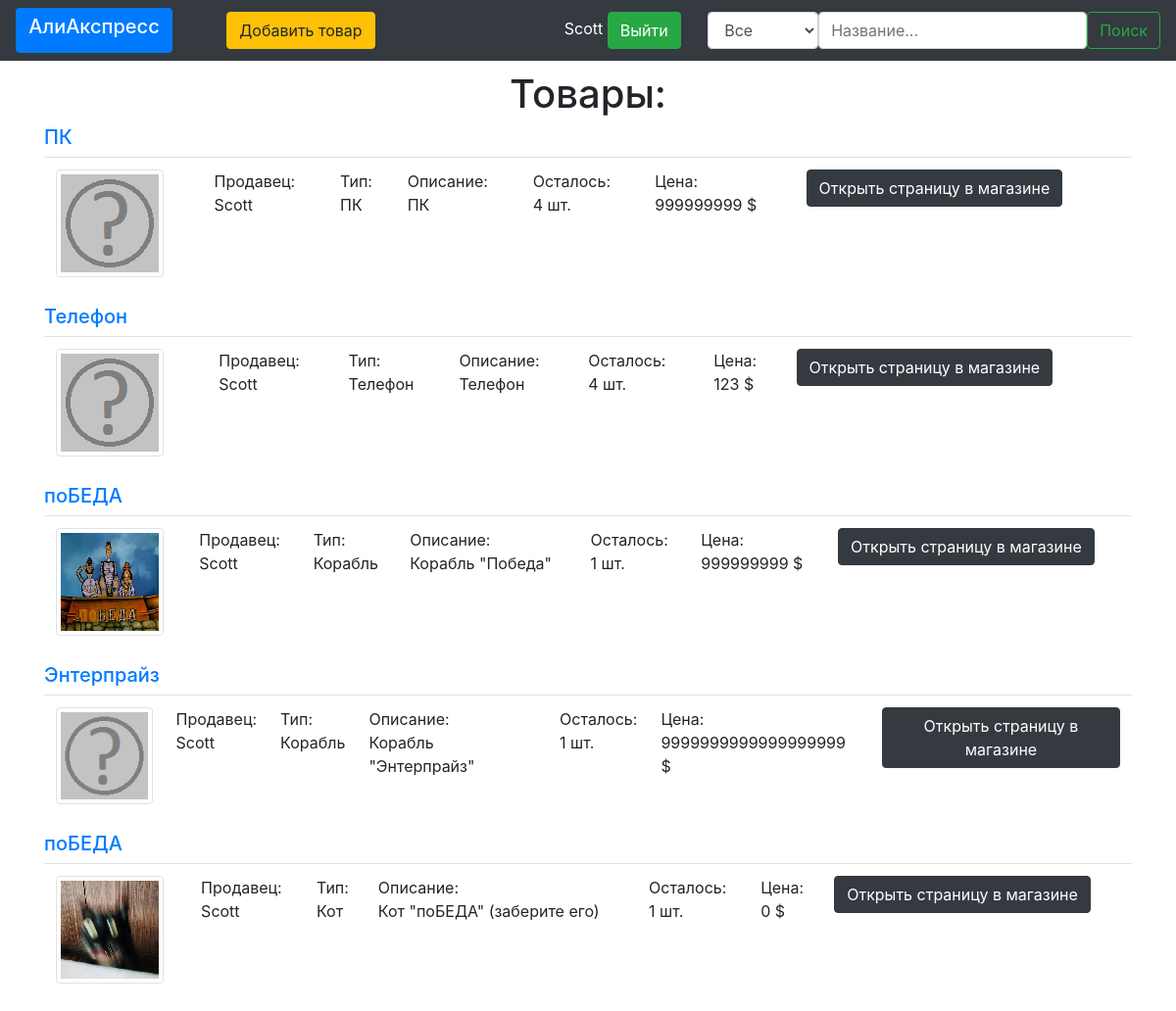
The page /main_link (signed in) on the database its author committed.
### data/users.py (models this page shows)
class User(db_session.SqlAlchemyBase, UserMixin):
    __tablename__ = 'users'
    id = sqlalchemy.Column(sqlalchemy.Integer,
                           primary_key=True, autoincrement=True)
    name = sqlalchemy.Column(sqlalchemy.String, nullable=True)
    email = sqlalchemy.Column(sqlalchemy.String,
                              index=True, unique=True, nullable=True)
    hashed_password = sqlalchemy.Column(sqlalchemy.String, nullable=True)
    modified_date = sqlalchemy.Column(sqlalchemy.DateTime, default=datetime.datetime.now)

### data/products.py (models this page shows)
class Product(db_session.SqlAlchemyBase, SerializerMixin):
    __tablename__ = 'products'
    id = sqlalchemy.Column(sqlalchemy.Integer, primary_key=True, autoincrement=True)
    seller_id = sqlalchemy.Column(sqlalchemy.Integer, sqlalchemy.ForeignKey("users.id"))
    seller = sqlalchemy.Column(sqlalchemy.Integer, nullable=True)
    title = sqlalchemy.Column(sqlalchemy.String, nullable=True)
    number = sqlalchemy.Column(sqlalchemy.Integer, nullable=True)
    description = sqlalchemy.Column(sqlalchemy.String, nullable=True)
    price = sqlalchemy.Column(sqlalchemy.String, nullable=True)
    product_type = sqlalchemy.Column(sqlalchemy.String, nullable=True)
    link = sqlalchemy.Column(sqlalchemy.String, nullable=True)
    del_link = sqlalchemy.Column(sqlalchemy.String, nullable=True)
    order_link = sqlalchemy.Column(sqlalchemy.String, nullable=True)
    image = sqlalchemy.Column(sqlalchemy.String)
    user = orm.relation('User')

### main.py (the view, shortened to what this page needs)
@app.route('/', methods=['GET', 'POST'])
@app.route('/main_link', methods=['GET', 'POST'])
def main_link():
    db_session.global_init("db/online_shop.sqlite")
    session = db_session.create_session()
    form = baseform.BaseForm()
    productes = session.query(products.Product)
    if request.method == "GET":
        productes = list(productes)
        types = []
        for i in productes:
            if i.product_type not in types:
                types.append(i.product_type)
        if request.cookies.get("user_id", 0):
            username = session.query(users.User).filter(users.User.id == request.cookies.get("user_id", 0)).first().name
            return render_template('products.html', title="АлиАкспресс", products=productes, username=username, products_types=types)
        return render_template('products.html', title="АлиАкспресс", products=productes, products_types=types)

### data/baseform.py
class BaseForm(FlaskForm):
    product_type = SelectField(validators=[DataRequired()])
    search = StringField(validators=[DataRequired()])

### data/db_session.py (called while the page is built, shortened)
def global_init(db_file):
    global __factory
    if __factory:
        return

def create_session() -> Session:
    global __factory
    return __factory()

### templates/products.html
{% extends "base.html" %}
{% block content %}
<div>
<h1 align="center">Товары:</h1>
</div>
{% if products %}
    {% for item in products %}
        <div>
            <a href= {{item.link}} role="button"><h5>{{ item.title }}</h5></a>
            <div>
                <table class="table">
                  <tbody>
                    <tr>
                      <td><img src={{item.image}} alt="Ну не нашлась картинка" class="img-thumbnail"></td>
                      <td>Продавец:<br>{{ item.seller }}</td>
                      <td>Тип:<br>{{ item.product_type }}</td>
                      <td>Описание:<br>{{ item.description }}</td>
                      <td>Осталось:<br>{{ item.number }} шт.</td>
                      <td>Цена:<br>{{ item.price }} $</td>
                      <td><a class="btn btn-dark" href= {{item.link}} role="button">Открыть страницу в магазине</a></td>
                    </tr>
                  </tbody>
                </table>
            </div>
        </div>
    {% endfor %}
{% else %}
    <h5 align="center">Похоже, ничего не нашлось :-(</h5>
{% endif %}
{% endblock %}

### templates/base.html (shortened to what this page needs)
<!doctype html>
<html lang="ru">
<head>
    <link rel="stylesheet"
          href="https://stackpath.bootstrapcdn.com/bootstrap/4.4.1/css/bootstrap.min.css"
>
</head>
<body>
<div>
    <nav class="navbar navbar-expand-lg fixed-top navbar-dark bg-dark justify-content-between">
    <a class="btn btn-primary text-wrap" href="/" role="button" style="width: 10rem;"><h5>АлиАкспресс</h5></a>
        <div>
            {% if username %}
                <a class="btn btn-warning" href="/add_product" role="button">Добавить товар</a>
            {% endif %}
        </div>
        <div>
            {% if username %}
                <a class="display-6 text-white" >{{ username }}</a>
                <a class="btn btn-success" href="/log_out" role="button">Выйти</a>
            {% else %}
                <a class="btn btn-primary" href="/register" role="button">Регистрация</a>
                <a class="btn btn-success" href="/login" role="button">Войти</a>
            {% endif %}
        </div>
        <form class="form-inline my-2 my-lg-0" method="post">
            <div class="form-group">
                <select class="form-control" id="product_type" name="product_type">
                  <option>Все</option>
                </select>
            </div>
            <div>
                <input type="search" class="form-control" id="search" placeholder="Название..." name="search">
            </div>
            <div>
                <button class="btn btn-outline-success my-2 my-sm-0" role="button">Поиск</button>
            </div>
        </form>
    </nav>
</div>
<br>
<br>
<br>
<main role="main" class="container">
    {% block content %}{% endblock %}
</main>
</body>
</html>

### rows shown on the page
User: name "Scott"
Product: title "ПК", image (picture), seller "Scott", product_type "ПК", description "ПК", number "4", price "999999999"
Product: title "Телефон", image (picture), seller "Scott", product_type "Телефон", description "Телефон", number "4", price "123"
Product: title "поБЕДА", image (picture), seller "Scott", product_type "Корабль", description "Корабль \"Победа\"", number "1", price "999999999"
Product: title "Энтерпрайз", image (picture), seller "Scott", product_type "Корабль", description "Корабль \"Энтерпрайз\"", number "1", price "9999999999999999999"
Product: title "поБЕДА", image (picture), seller "Scott", product_type "Кот", description "Кот \"поБЕДА\" (заберите его)", number "1", price "0"
